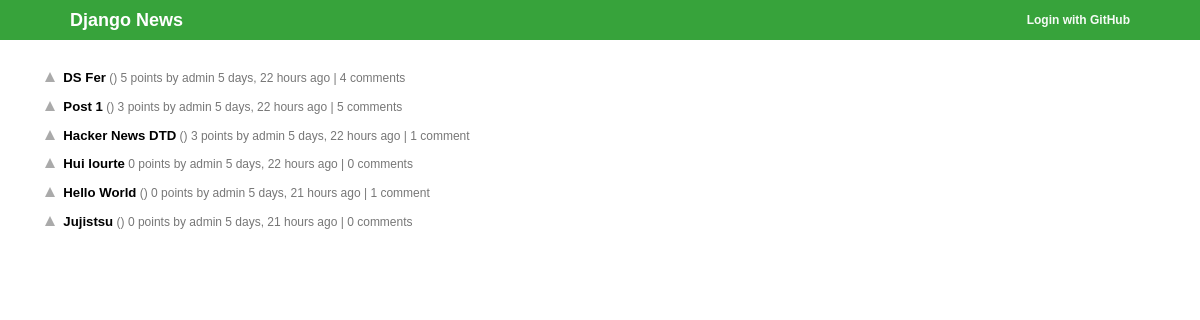
The app's page /, older data.
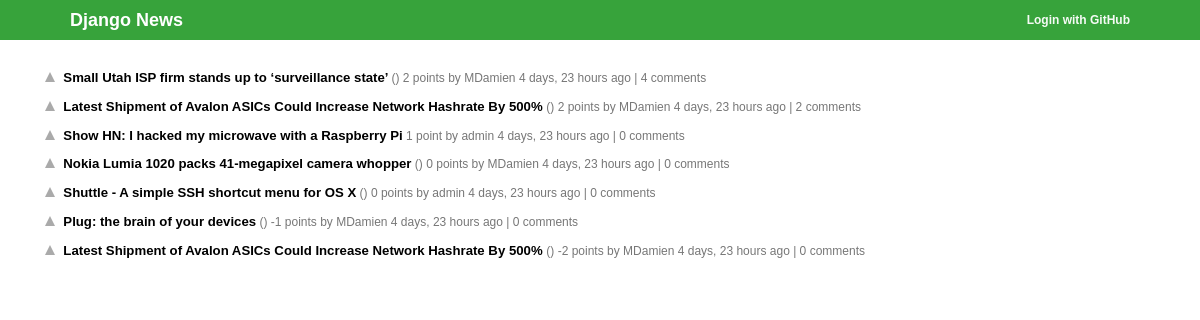
The same page, newer data.
### posts/models.py (models this page shows, shortened)
class Post(models.Model):
    title = models.CharField(max_length=200)
    user = models.ForeignKey(User)
    date = models.DateTimeField(auto_now_add=True)
    link = models.URLField(max_length=600, blank=True)
    text = models.TextField(blank=True)
    def score(self):
        return Vote.objects.filter(post=self,upvote=True).count() - Vote.objects.filter(post=self,upvote=False).count()
    def comments_count(self):
        return Comment.objects.filter(post=self).count()
    def get_domain(self):
        return urlparse(self.link).netloc

### posts/views.py (the view)
# urls.py: url(r'^$', views.index),
def index(request):
	posts = list(Post.objects.all())
	posts.sort(key=Post.score,reverse=True)
	paginator = Paginator(posts, 50)
	page = request.GET.get('p')
	try:
		posts = paginator.page(page)
	except PageNotAnInteger:
		posts = paginator.page(1)
	except EmptyPage:
		posts = paginator.page(paginator.num_pages)
	return render(request, 'posts/index.html', {'posts': posts})

### posts/templates/posts/index.html (shortened to what this page needs)
{% extends "posts/base.html" %}
{% block content %}
{% for post in posts %}
<ol class="posts">
<li >{% include "posts/post.html" with post=post %}</li>
</ol>
{% endfor %}
{% endblock %}

### posts/templates/posts/base.html (shortened to what this page needs)
{% load staticfiles %}
<!DOCTYPE html>
<html>
<head>
  <link rel='stylesheet' href='{% static 'css/style.css' %}' type='text/css' media='screen'/>
</head>
<body>
  <div id="header-background">
    <header>
      <h2 class="logo"><a href="/">Django News</a></h2>
      <nav>
        <span class="pull-right">
          {% if user.is_authenticated %}
          <a>Logged as {{user}}</a>
          <a href="{% url 'django.contrib.auth.views.logout' %}">Logout</a>
          {% else %}
          <a href="{% url 'socialauth_begin' 'github' %}">Login with GitHub</a>
          {% endif %}
        </span>
      </nav>
    </header>
  </div>
  <section id="content">
    {% block content %}{% endblock %}
  </section>
</body>
</html>

### posts/templates/posts/post.html
{% load humanize %}
<span class="post">
	<a href='{% url 'posts.views.upvote' post.pk %}' class='upvote' title='upvote' {% if not user.is_authenticated %} onclick="alert('You need to be logged to vote')" {% endif %}>vote up</a>
	{% if post.link %}
	<a class="link" href="{{ post.link }}">{{ post.title }}</a><span class="comhead"> ({{post.get_domain}}) </span>
	{% else %}
	<a class="link" href="{% url 'posts.views.details' post.pk %}">{{ post.title }}</a>
	{% endif %}
	<span class="score">
	{% with total=post.score %}
		{{ total }} point{{ total|pluralize }}
	{% endwith %}
	</span> by {{ post.user }} {{ post.date|naturaltime}}  | <a class="comments" href="{% url 'posts.views.details' post.pk %}">
	{% with total=post.comments_count %}
		{{ total }} comment{{ total|pluralize }}
	{% endwith %}</a>
</span>

### posts/static/css/style.css (style rules this page uses)
body { margin:0; font: 12px/1.4em Verdana,sans-serif; }
#header-background { background-color: rgb(55, 163, 59); margin-bottom: 30px; }
header,#content { max-width: 80rem; margin: 0px auto; }
header { height: 40px; line-height: 40px; padding-left: 70px; padding-right: 70px; clear: both; }
header h2 a { font-family: "Trebuchet MS",sans-serif; color: white; text-decoration: none; }
nav,header h2 { display: inline; margin-top:20px; }
nav a { color: rgba(255, 255, 255, 0.95); font-weight: bold; text-decoration: none; height: 100%; margin-left:30px; }
.pull-right { float: right; }
.upvote { text-indent: -999px; overflow: hidden; display: inline-block; border: 5px solid transparent; border-top: 0px; border-bottom: 10px solid #aaa; width: 0; height: 0; margin-left:5px; margin-right:5px; }
.posts li { margin-bottom: 7px; }
.posts { list-style-type: none; }
.post a { text-decoration: none; }
.post .link { color: black; font-weight: bold; font-size: 1.1em; }
.post, .post a { color: #777; }

Row changes from the older to the newer data that the page shows:
removed Post: title "DS Fer", score "5", user "admin", date "5 days, 22 hours ago", comments_count "4"
removed Post: title "Post 1", score "3", user "admin", date "5 days, 22 hours ago", comments_count "5"
removed Post: title "Hello World", score "0", user "admin", date "5 days, 21 hours ago", comments_count "1"
removed Post: title "Jujistsu", score "0", user "admin", date "5 days, 21 hours ago", comments_count "0"
added Post: title "Small Utah ISP firm stands up to ‘surveillance state’", score "2", user "MDamien", date "4 days, 23 hours ago", comments_count "4"
added Post: title "Latest Shipment of Avalon ASICs Could Increase Network Hashrate By 500%", score "2", user "MDamien", date "4 days, 23 hours ago", comments_count "2"
changed Post: title "Hui lourte" → "Show HN: I hacked my microwave with a Raspberry Pi"; score "0" → "1"; date "5 days, 22 hours ago" → "4 days, 23 hours ago"; moves up the list
added Post: title "Nokia Lumia 1020 packs 41-megapixel camera whopper", score "0", user "MDamien", date "4 days, 23 hours ago", comments_count "0"
added Post: title "Shuttle - A simple SSH shortcut menu for OS X", score "0", user "admin", date "4 days, 23 hours ago", comments_count "0"
changed Post: title "Hacker News DTD" → "Plug: the brain of your devices"; score "3" → "-1"; user "admin" → "MDamien"; date "5 days, 22 hours ago" → "4 days, 23 hours ago"; comments_count "1" → "0"
added Post: title "Latest Shipment of Avalon ASICs Could Increase Network Hashrate By 500%", score "-2", user "MDamien", date "4 days, 23 hours ago", comments_count "0"
